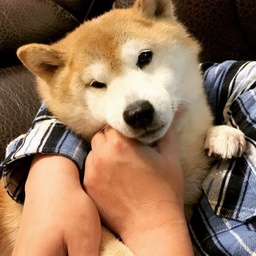
#> input picture hw2/柴犬飛飛.jpg, 256 x 256 px, shrunk from 640 x 640 before the run
$ python main.py
#> lines starting #> are read from the running program, lines starting #| are printed output that depends on the picture; long printed decimals are rounded
#> in main, image is the input picture: shape (256, 256, 3); mean B, G, R 88.6, 115.5, 147.6
import cv2
import numpy as np
import tqdm


def convolution(image, kernel, stride=1):
#> called with kernel = array of shape (3, 3), stride = 1
    image = np.array(image, dtype=float)
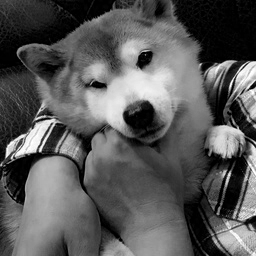
#> image: shape (256, 256) float64; min 0, max 255, mean 88.6
    # [h, w, channel] = image.shape
    h = image.shape[0]
#> h = 256
    w = image.shape[1]
#> w = 256
    k = kernel.shape[0]
    r = int(k // 2)

    # padding 0
    image_padding = np.zeros([h + k - 1, w + k - 1], dtype=float)
    image_padding[r:h + r, r:w + r] = image

    result = np.zeros(image.shape)
    for i in tqdm.tqdm(range(r, h + r, stride)):
        for j in range(r, w + r, stride):
            split = image_padding[i - r:i + r + 1, j - r:j + r + 1]
            result[i - r, j - r] = np.sum(split * kernel)
    return result


def gaussian_blur(image, kernel_size: int, sigma: float = 1.0):
    kernel = np.outer(cv2.getGaussianKernel(kernel_size, sigma), cv2.getGaussianKernel(kernel_size, sigma))
    # print("kernel=", kernel)
    # result = convolution(image, kernel)
    r = convolution(image[:, :, 0], kernel)
    g = convolution(image[:, :, 1], kernel)
    b = convolution(image[:, :, 2], kernel)
#> call 3 of convolution, with kernel = array of shape (3, 3), stride = 1
#> in convolution (call 3), `image = np.array(image, dtype=float)`:
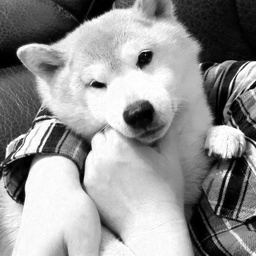
#> image: shape (256, 256) float64; min 0, max 255, mean 147.6
    # 其實實際上是BGR
    result = np.dstack((r,g,b))
#> result: shape (256, 256, 3) float64
    return result


def toGray(image):
    gray = cv2.cvtColor(image, cv2.COLOR_BGR2GRAY)
    return gray


def unsharp(image):
    gray = toGray(image)
    # print(gray)
    kernel = np.array([[-1, -1, -1],
                       [-1, 8, -1],
                       [-1, -1, -1]])
    result = convolution(gray, kernel)
    # print(result)
    # cv2.imshow("unsharp", result)
    # if cv2.waitKey(0) == 27: cv2.destroyAllWindows()
    return result

# using sobel
def edgeDetection(image):
    gray = toGray(image)
    kernel = np.array([[-1, -2, -1],
                       [0, 0, 0],
                       [1, 2, 1]])
    result1 = convolution(gray, kernel)
    kernel = np.array([[-1, 0, 1],
                        [-2, 0, 2],
                        [-1, 0, 1]])
    result2 = convolution(gray, kernel)
    result = np.sqrt(result1**2 + result2**2)
    return result

def main():
    image = cv2.imread("./柴犬飛飛.jpg")
    # print(image)
    if image is None:
        print("No image 柴犬飛飛.jpg")
        return -1

    # 輸出圖片
    cv2.imwrite("3x3.jpg", gaussian_blur(image, 3))
    cv2.imwrite("7x7.jpg", gaussian_blur(image, 7))
    cv2.imwrite("11x11.jpg", gaussian_blur(image, 11))
#> in convolution (call 9), `image_padding[r:h + r, r:w + r] = image`:
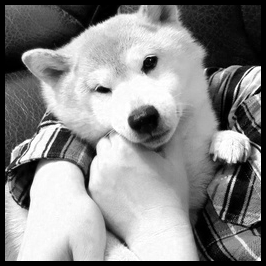
#> image_padding: shape (266, 266) float64; min 0, max 255, mean 136.7

    cv2.imwrite("sigma1.jpg", gaussian_blur(image, 3, 1))
    cv2.imwrite("sigma10.jpg", gaussian_blur(image, 3, 10))
    cv2.imwrite("sigma30.jpg", gaussian_blur(image, 3, 30))

    # sharp
    cv2.imwrite("unsharp.jpg", unsharp(image))
#> after the loop in convolution (call 19), `for i in tqdm.tqdm(range(r, h + r, stride)):`:
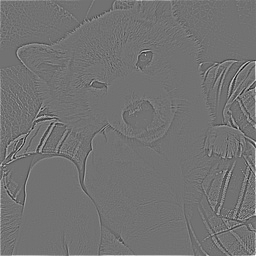
#> result: shape (256, 256) float64; min -980, max 1203, mean 4.4; drawn with min black and max white
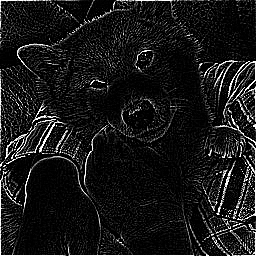
#> saved as unsharp.jpg: shape (256, 256); min 0, max 255, mean 24.4
    cv2.imwrite("unsharp_gaussian3.jpg", unsharp(cv2.imread("3x3.jpg")))
#> in convolution (call 20), `image_padding[r:h + r, r:w + r] = image`:
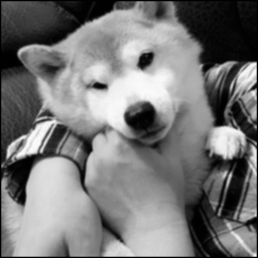
#> image_padding: shape (258, 258) float64; min 0, max 252, mean 119.7
#> after the loop in convolution (call 20), `for i in tqdm.tqdm(range(r, h + r, stride)):`:
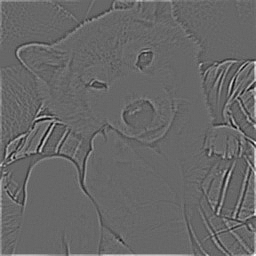
#> result: shape (256, 256) float64; min -328, max 481, mean 3.2; drawn with min black and max white
    cv2.imwrite("unsharp_gaussian7.jpg", unsharp(cv2.imread("7x7.jpg")))
    cv2.imwrite("unsharp_gaussian11.jpg", unsharp(cv2.imread("11x11.jpg")))

    cv2.imwrite("edgeDetection.jpg", edgeDetection(image))
    cv2.imwrite("edgeDetection_gaussian3.jpg", edgeDetection(cv2.imread("3x3.jpg")))
    cv2.imwrite("edgeDetection_gaussian7.jpg", edgeDetection(cv2.imread("7x7.jpg")))
    cv2.imwrite("edgeDetection_gaussian11.jpg", edgeDetection(cv2.imread("11x11.jpg")))

    # PSNR
    print(f'3x3.png PSNR: {cv2.PSNR(image, cv2.imread("3x3.jpg"))}')
#| 3x3.png PSNR: 28.591
    print(f'7x7.png PSNR: {cv2.PSNR(image, cv2.imread("7x7.jpg"))}')
#| 7x7.png PSNR: 26.907
    print(f'11x11.png PSNR: {cv2.PSNR(image, cv2.imread("11x11.jpg"))}')
#| 11x11.png PSNR: 26.900

    print(f'sigma1.png PSNR: {cv2.PSNR(image, cv2.imread("sigma1.jpg"))}')
#| sigma1.png PSNR: 28.591
    print(f'sigma10.png PSNR: {cv2.PSNR(image, cv2.imread("sigma10.jpg"))}')
#| sigma10.png PSNR: 27.304
    print(f'sigma30.png PSNR: {cv2.PSNR(image, cv2.imread("sigma30.jpg"))}')
#| sigma30.png PSNR: 27.295

    print(f'unsharp.png PSNR: {cv2.PSNR(image, cv2.imread("unsharp.jpg"))}')
#| unsharp.png PSNR: 6.051
    print(f'edgeDetection.png PSNR: {cv2.PSNR(image, cv2.imread("edgeDetection.jpg"))}')
#| edgeDetection.png PSNR: 6.406


if __name__ == "__main__":
    main()
